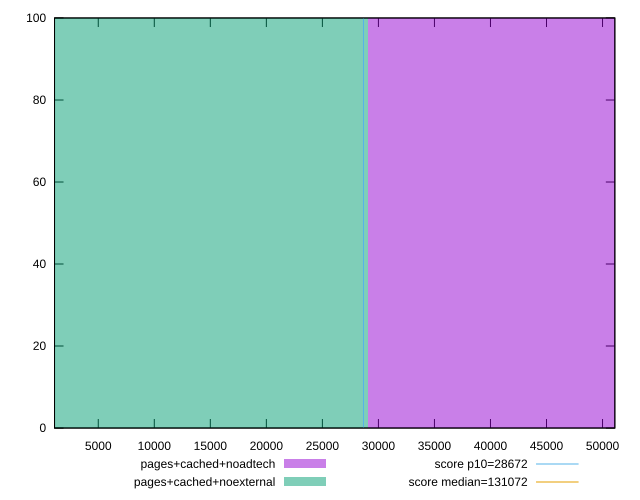

Here is the gnuplot script that generated this plot:
reset

$pagesCachedNoadtech <<EOF
58147.739659762025 100
EOF

$pagesCachedNoexternal <<EOF
0 100
EOF

set key outside below
set boxwidth 58147.739659762025
set xrange [1098:51097]
set yrange [0:100]
set trange [0:100]
set style fill transparent solid 0.5 noborder

set parametric
set terminal svg size 640, 500 enhanced background rgb 'white'
set output "reprap/uses-long-cache-ttl/comparison/histogram/4_vs_5.svg"

plot $pagesCachedNoadtech title "pages+cached+noadtech" with boxes, \
     $pagesCachedNoexternal title "pages+cached+noexternal" with boxes, \
     28672,t title "score p10=28672", \
     131072,t title "score median=131072"

reset
